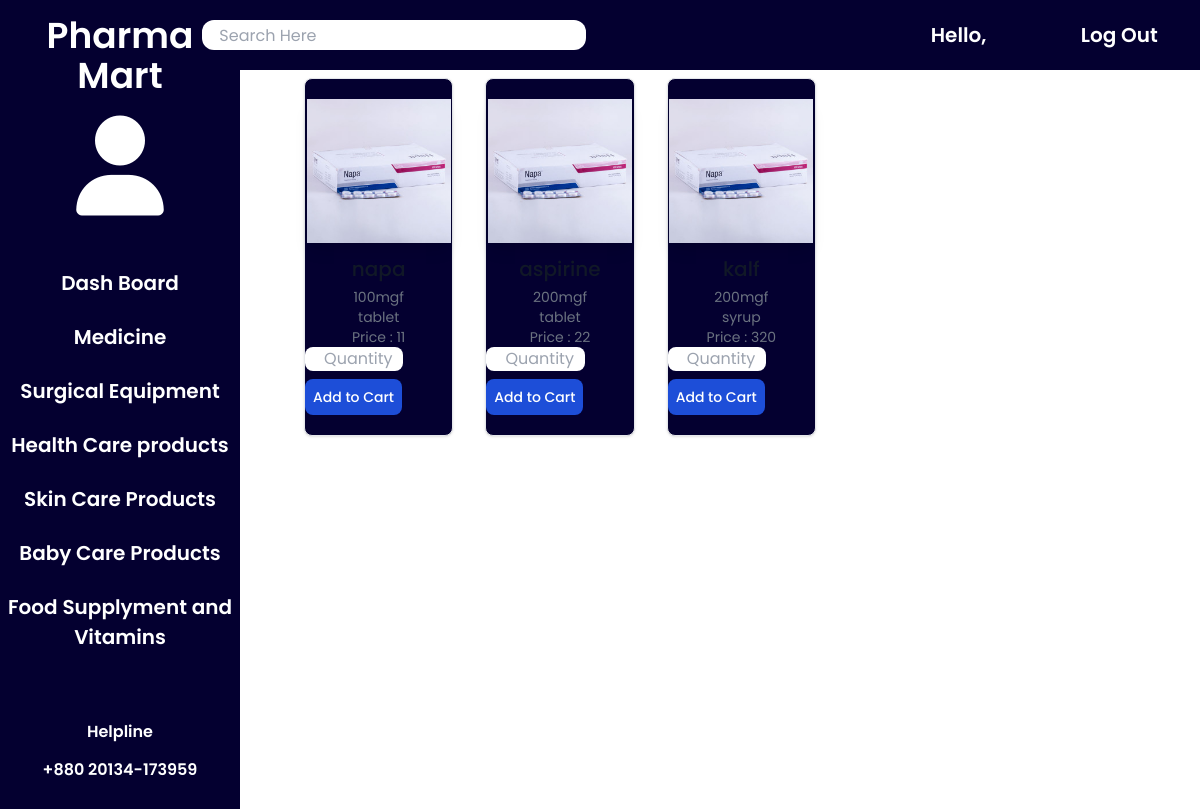
Page /Cu-medicine.php on the earlier database version.
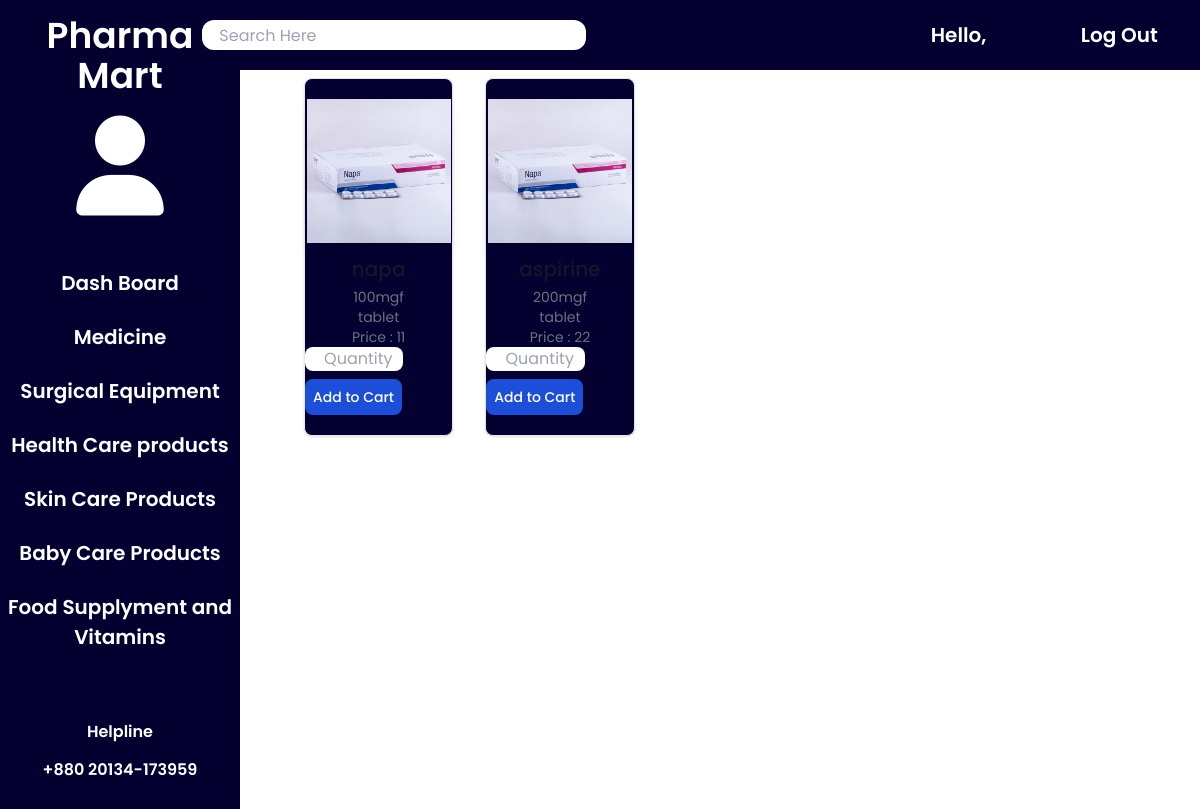
Same page on the later database version.
### tables this page shows
CREATE TABLE `medicine` (
  `medicine_name` varchar(20) NOT NULL,
  `dosage` varchar(50) DEFAULT NULL,
  `mgf` date NOT NULL,
  `exp` date NOT NULL,
  `category` varchar(80) NOT NULL,
  `quantity` int(80) NOT NULL,
  `base_price` varchar(80) NOT NULL,
  `sell_price` varchar(80) NOT NULL,
  `company_id` int(80) NOT NULL,
  `provider_id` int(11) DEFAULT NULL,
  `type` varchar(100) DEFAULT NULL
);

### Cu-medicine.php (the view, shortened to what this page needs)
<?php
    include('db_connect.php');
    $sql = "SELECT* FROM medicine WHERE category LIKE 'Medicine'";
    $result = mysqli_query($conn,$sql);
?>
<!doctype html>
<html>
<head>
    <script src="https://cdn.tailwindcss.com"></script>
    <link rel="stylesheet" href="../css/all.min.css">
    <script src="js/tailwind.config.js"></script>
</head>
<body class="m-0 p-0 font-pop">
    <div class="flex">
        <div class="w-1/5 bg-navy text-white font-semibold text-center pt-4">
            <h3 class="text-4xl pb-5">Pharma Mart</h3>
            <i class="fa-solid fa-user text-white text-[100px]"></i>
            <nav class="">
                <ul class="flex pt-10 flex-col text-20">
                    <a href="CustomerDashboard.php">
                        <li class="block  hover:bg-li-navy hover:ease-in py-3 ease-out duration-400"> Dash Board</li>
                    </a>
                    <a href="Cu-medicine.php">
                        <li class="block  hover:bg-li-navy hover:ease-in py-3 ease-out duration-400">Medicine</li>
                    </a>
                    <a href="Cu-surgicalEquipment.php">
                        <li class="block  hover:bg-li-navy hover:ease-in py-3 ease-out duration-400">Surgical Equipment
                        </li>
                    </a>
                    <a href="Cu-healthcare.php">
                        <li class="block  hover:bg-li-navy hover:ease-in py-3 ease-out duration-400">Health Care
                            products</li>
                    </a>
                    <a href="Cu-Skincare.php">
                        <li class="block  hover:bg-li-navy hover:ease-in py-3 ease-out duration-400">Skin Care Products
                        </li>
                    </a>
                    <a href="Cu-babycare.php">
                        <li class="block  hover:bg-li-navy hover:ease-in py-3 ease-out duration-400">Baby Care Products
                        </li>
                    </a>
                    <a href="Cu-Supplyment&Vitamin.php">
                        <li class="block  hover:bg-li-navy hover:ease-in py-3 ease-out duration-400">Food Supplyment and
                            Vitamins</li>
                    </a>
                </ul>
            </nav>
            <h2 class="pt-14 pb-1.5">Helpline</h2>
            <h3 class="pt-2 pb-20">+880 20134-173959</h3>
        </div>
        <div class="w-4/5">
            <div class="w-auto bg-navy flex justify-around p-5 text-white ">
                <input type="text" class="w-96 rounded-xl h-[30px] font-normal ml-[-80px]"
                    placeholder="    Search Here">
                <h1 class="font-semibold text-20 ml-[300px]">Hello, </h1>
                <a href="Cu-logout.php" class="font-semibold text-20 ml-[50px]">Log Out</a>
            </div>
            <div class="flex mt-2 ml-16 justify-start flex-wrap gap-8">
                <?php
                while($row = mysqli_fetch_assoc($result)){
                ?>
                    <div class="w-1/6 border duration-700 ease-in-out rounded-lg shadow bg-navy hover:bg-li-navy">
                        <div class="flex flex-col items-center py-5">
                            <img class="block w-36 h-36 mb-3 shadow-lg" src="./images/napa.jpg"
                                alt="Bonnie image" />
                            <h5 class="mb-1 text-xl font-medium text-gray-900 dark:text-white"><?php echo $row['medicine_name'] ?></h5>
                            <span class="text-sm text-gray-500 dark:text-gray-400"><?php echo $row['dosage'] ?>mgf</span>
                            <span class="text-sm text-gray-500 dark:text-gray-400"><?php echo $row['type'] ?></span>
                            <span class="text-sm text-gray-500 dark:text-gray-400">Price : <?php echo $row['sell_price'] ?></span>
                            <form action="">
                            <input type="text" class="w-2/3 rounded-lg text-center" placeholder="  Quantity">
                            <input type = "submit" class = "btn btn-lg btn-primary inline-flex items-center px-2 py-2 text-sm font-medium text-center text-white bg-blue-700 rounded-lg hover:bg-blue-800 focus:ring-4 focus:outline-none focus:ring-blue-300 dark:bg-blue-600 dark:hover:bg-blue-700 dark:focus:ring-blue-800 mt-2" value = "Add to Cart">
                            </form>
                        </div>
                    </div>
                <?php } ?>
            </div>
        </div>
</body>
</html>

Differences in the rows shown:
removed medicine: dosage "200", type "syrup", sell_price "320"
